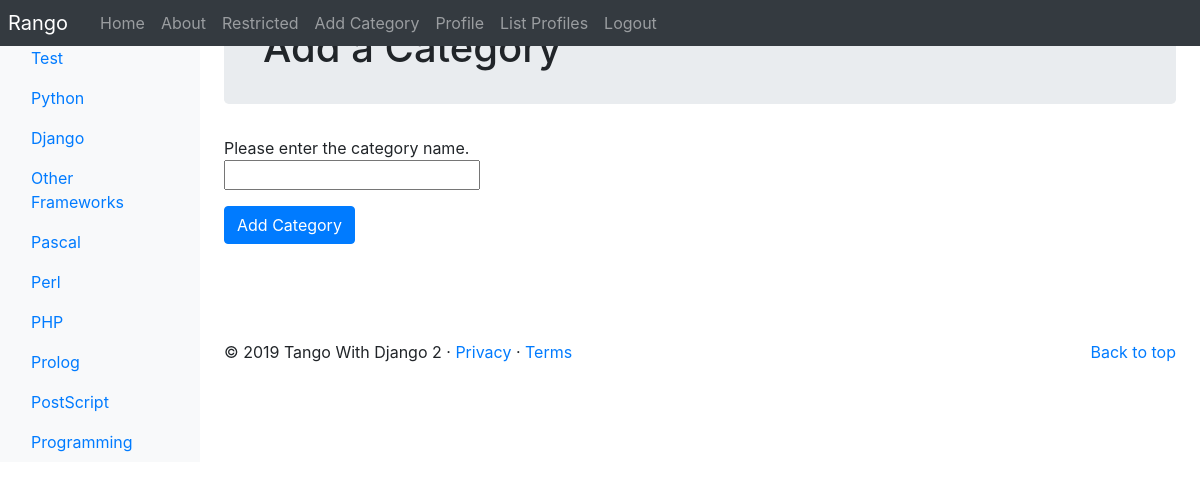
The app's page /rango/add_category/ (signed in) with its own data.
### rango/models.py (models this page shows, shortened)
class Category(models.Model):
    NAME_MAX_LENGTH = 128
    name = models.CharField(max_length=NAME_MAX_LENGTH, unique=True)
    views = models.IntegerField(default=0)
    likes = models.IntegerField(default=0)
    slug = models.SlugField(unique=True)
    class Meta:
        verbose_name_plural = 'Categories'

### rango/views.py (the view, shortened to what this page needs)
# urls.py: path('add_category/', views.AddCategoryView.as_view(), name='add_category'),
class AddCategoryView(View):
    @method_decorator(login_required)
    def get(self, request):
        form = CategoryForm()
        return render(request, 'rango/add_category.html', {'form': form})

### rango/forms.py
class CategoryForm(forms.ModelForm):
    name = forms.CharField(max_length=Category.NAME_MAX_LENGTH, help_text="Please enter the category name.")
    views = forms.IntegerField(widget=forms.HiddenInput(), initial=0)
    likes = forms.IntegerField(widget=forms.HiddenInput(), initial=0)
    slug = forms.CharField(widget=forms.HiddenInput(), required=False)
    class Meta:
        model = Category
        fields = ('name',)

### rango/templatetags/rango_template_tags.py (called while the page is built)
@register.inclusion_tag('rango/categories.html')
def get_category_list(current_category=None):
    return {'categories': Category.objects.all(),
            'current_category': current_category}

### templates/rango/add_category.html (shortened to what this page needs)
{% extends 'rango/base.html' %}
{% load staticfiles %}
{% block body_block %}
    <div class="jumbotron p-4">
        <div class="container">
            <h1 class="jumotron-heading">Add a Category</h1>
        </div>
    </div>
    <div class="container">
        <div class="row">
            <form role="form" id="category_form" method="post" actions="{% url 'rango:add_category' %}">
                {% for field in form.visible_fields %}
                    {{ field.help_text }}<br />
                    {{ field }}<br />
                    <div class="p-2"></div>
                {% endfor %}
                <button class="btn btn-primary" type="submit" name="submit">
                    Add Category
                </button>
                <div class="p-5"></div>
            </form>
        </div>
    </div>
{% endblock %}

### templates/rango/categories.html (shortened to what this page needs)
<ul class="nav flex-column">
    {% if categories %}
        {% for c in categories %}
            {% if c == current_category %}
            <li class="nav-item"><a class="nav-link active" href="{% url 'rango:show_category' c.slug %}"><span data-feather="archive"></span>{{ c.name }}</a></li>
            {% else %}
            <li class="nav-item"><a class="nav-link" href="{% url 'rango:show_category' c.slug %}">{{ c.name }}</a></li>
            {% endif %}
        {% endfor %}
    {% else %}
        <li class="nav-item">There are no categories present.</li>
    {% endif %}
</ul>

### records on screen
Category: name "Test"
Category: name "Python"
Category: name "Django"
Category: name "Other Frameworks"
Category: name "Pascal"
Category: name "Perl"
Category: name "PHP"
Category: name "Prolog"
Category: name "PostScript"
Category: name "Programming"

### other values on screen
{{ field.help_text }} "Please enter the category name."
